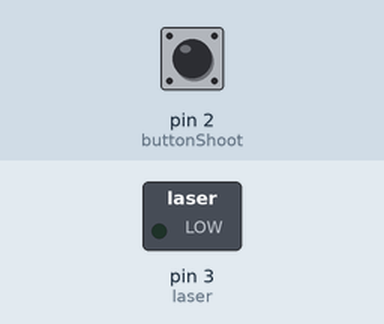
Simulated run of this sketch. Board: Arduino Uno, built with avr-gcc and run on an emulated ATmega328P. Parts: switched loads named in the sketch (green lamp = pin HIGH). Inputs (shaded band) come from the test bench; at power-on: pin 2 (buttonShoot) HIGH.

Above: at 1.2 s.
1.3 s: pin 2 (buttonShoot) pulled LOW for 0.15 s
At 1.37 s:
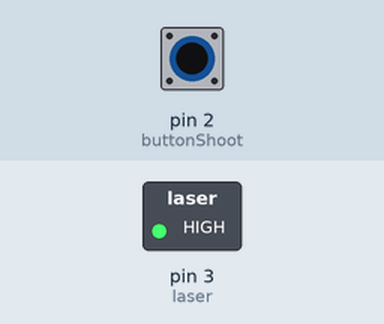
2.9 s: pin 2 (buttonShoot) pulled LOW for 3.2 s
At 7.1 s:
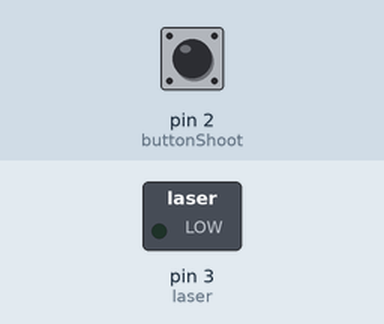
Timing chart, 0 to 8.6 s (numbered marks = the images above; inputs shaded):
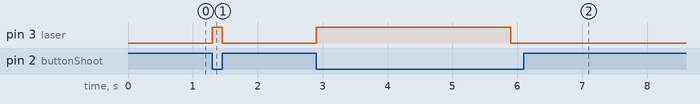

Measured:
- after the input at 1.3 s, pin 3 (laser): LOW → HIGH at once, → LOW 0.15 s later
- after the input at 2.9 s, pin 3 (laser): LOW → HIGH at once, → LOW 3.0 s later

The sketch:

laser.ino
```cpp
int buttonShoot = 2;
int buttonReload = 5;
int laser = 3;
int balle = 7;

long timer;
boolean isPressed = false;
byte i = 0;

void setup()
{
    Serial.begin(9600);

    pinMode(buttonShoot, INPUT_PULLUP);
    pinMode(buttonReload, INPUT_PULLUP);
    pinMode(laser, OUTPUT);
    digitalWrite(laser, LOW);
}

void loop()
{
    if(i < balle)
    {
        if(!digitalRead(buttonShoot))
        {
            if(!isPressed)
            {
                i++;
                isPressed = true;
                digitalWrite(laser, HIGH);
                timer = millis();
            }
        }
    }
    else if(i >= balle)
    {
        if(!digitalRead(buttonReload))
        {
            i = 0;
            delay(2000);
        }
    }

    if(digitalRead(buttonShoot))
    {
        if(isPressed)
        {
            isPressed = false;
            digitalWrite(laser, LOW);
        }
    }

    if((millis() - timer) > 3000 && isPressed)
    {
        digitalWrite(laser, LOW);
    }
}
```
